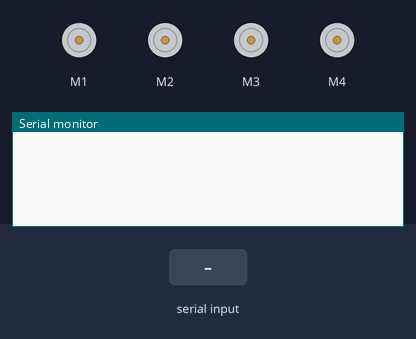
Bench run of a sketch on a simulated Arduino Uno, built with avr-gcc and run on an emulated ATmega328P. On the bench: 4 × DC motor (green arrow = forward, orange = backward, longer = faster), the last lines printed to the serial monitor. Inputs (shaded band) come from the test bench.

Above: at 1.2 s.
1.3 s: "f\n" received over Serial
At 2.2 s:
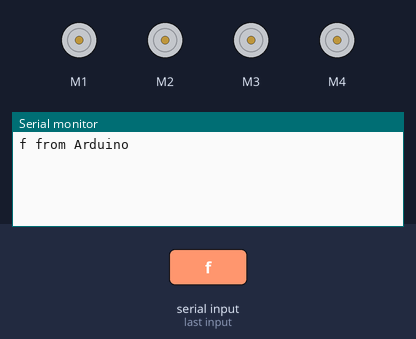
2.8 s: "r\n" received over Serial
At 3.3 s:
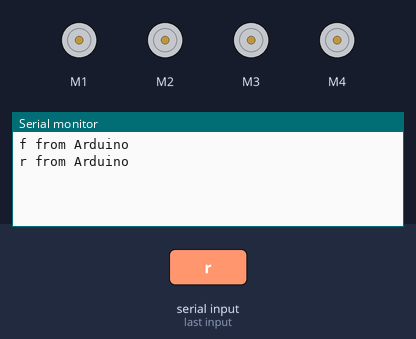
4.3 s: "l\n" received over Serial
At 5.5 s:
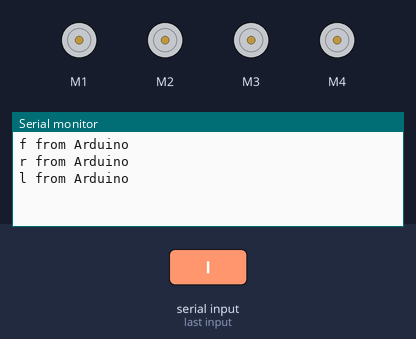
5.8 s: "b\n" received over Serial
At 6.8 s:
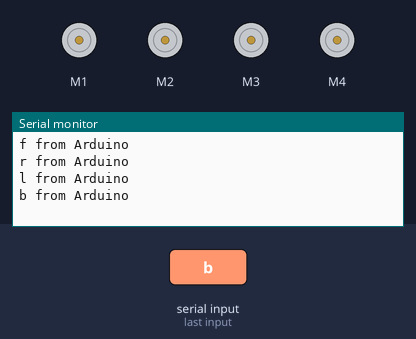
7.3 s: "s\n" received over Serial
At 8.0 s:
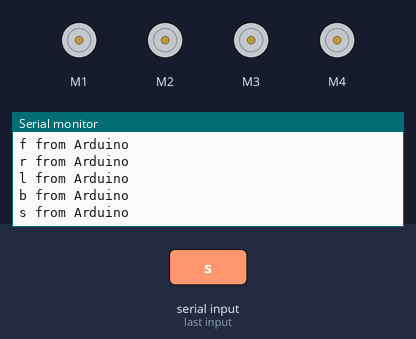
8.8 s: "90,45\n" received over Serial
At 9.2 s:
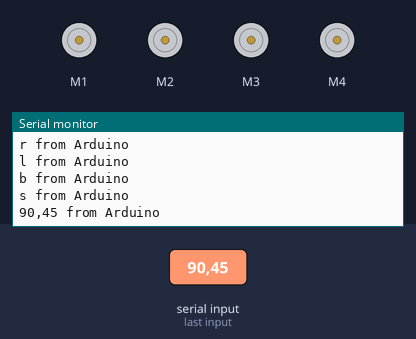

Measured:
- after the input at 1.3 s, the serial monitor: prints a new line at once (image 1)
- after the input at 2.8 s, the serial monitor: prints a new line at once (image 2)
- after the input at 4.3 s, the serial monitor: prints a new line at once (image 3)
- after the input at 5.8 s, the serial monitor: prints a new line at once (image 4)
- after the input at 7.3 s, the serial monitor: prints a new line at once (image 5)
- after the input at 8.8 s, the serial monitor: prints a new line at once (image 6)

The sketch:

4WD.ino
```cpp
#include <Wire.h>
#include <Adafruit_MotorShield.h>

Adafruit_MotorShield AFMS = Adafruit_MotorShield();
Adafruit_DCMotor *m1 = AFMS.getMotor(1);
Adafruit_DCMotor *m2 = AFMS.getMotor(2);
Adafruit_DCMotor *m3 = AFMS.getMotor(3);
Adafruit_DCMotor *m4 = AFMS.getMotor(4);

void setup() {
  Serial.begin(9600);
  AFMS.begin();
}

void loop() {
  if (Serial.available() > 0) {
    String data = Serial.readStringUntil('\n');

    String direction = data.substring(0, 1);
    int speed = data.substring(1, 4).toInt();

    m1->setSpeed(speed);
    m2->setSpeed(speed);
    m3->setSpeed(speed);
    m4->setSpeed(speed);

    if (direction == "f") {
      m1->run(FORWARD);
      m2->run(FORWARD);
      m3->run(FORWARD);
      m4->run(FORWARD);
    }

    else if (direction == "r") {
      m1->run(FORWARD);
      m4->run(FORWARD);
    }

    else if (direction == "l") {
      m2->run(FORWARD);
      m3->run(FORWARD);
    }

    else if (direction == "b") {
      m1->run(BACKWARD);
      m2->run(BACKWARD);
      m3->run(BACKWARD);
      m4->run(BACKWARD);
    }

    else if (direction == "s") {
      m1->run(RELEASE);
      m2->run(RELEASE);
      m3->run(RELEASE);
      m4->run(RELEASE);
    }

    Serial.println(data + " from Arduino");
  }
}
```
